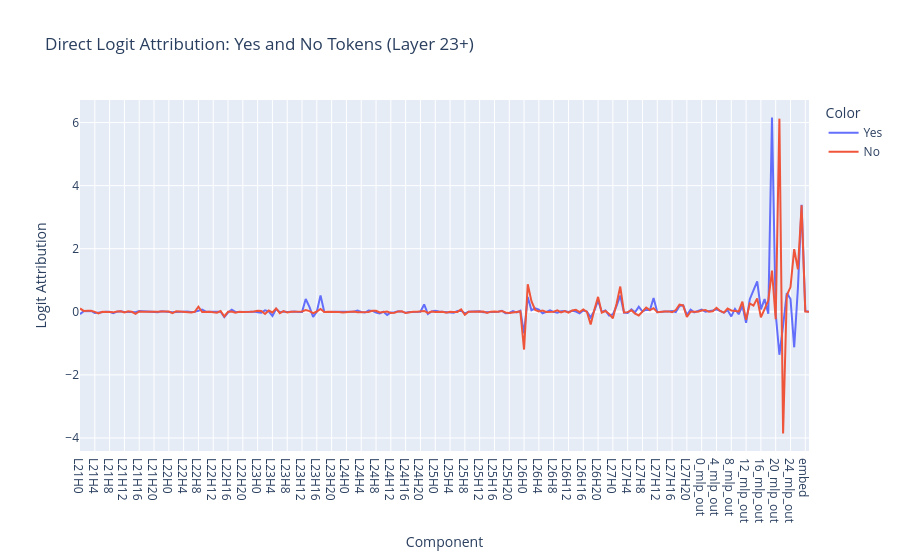

The code cell stored with this chart in its notebook:
### Code cell
# Get residual stream decomposition
decomposed_resid, labels = cache.get_full_resid_decomposition(
    expand_neurons=False, 
    pos_slice=-1,  # Last position
    return_labels=True
)

# Apply layer norm
decomposed_resid = cache.apply_ln_to_stack(decomposed_resid, pos_slice=-1)
print(f"Decomposed residual shape: {decomposed_resid.shape}")

# Get unembedding vectors for Yes and No separately
yes_unembed = model.W_U[:, yes_token]
no_unembed = model.W_U[:, no_token]

# Calculate direct logit attribution for each component - SEPARATELY for each token
yes_dla = einops.einsum(
    decomposed_resid, 
    yes_unembed, 
    "component batch d_model, d_model -> component batch"
)

no_dla = einops.einsum(
    decomposed_resid, 
    no_unembed, 
    "component batch d_model, d_model -> component batch"
)

# Since we have only one prompt, squeeze the batch dimension
yes_dla_single = yes_dla[:, 0]  # Shape: [component]
no_dla_single = no_dla[:, 0]    # Shape: [component]

# Filter to only show layer 24 onwards
layer_24_start_idx = None
for i, label in enumerate(labels):
    if "L21" in label:
        layer_24_start_idx = i
        break

if layer_24_start_idx is not None:
    yes_dla_filtered = yes_dla_single[layer_24_start_idx:]
    no_dla_filtered = no_dla_single[layer_24_start_idx:]
    labels_filtered = labels[layer_24_start_idx:]
    
    # Plot both logit attributions on the same plot
    attributions_combined = t.stack([yes_dla_filtered, no_dla_filtered], dim=0)  # Shape: [2, components]
    
    line(
        attributions_combined, 
        x=labels_filtered, 
        title="Direct Logit Attribution: Yes and No Tokens (Layer 23+)", 
        xaxis="Component",
        yaxis="Logit Attribution",
        line_labels=["Yes", "No"]
    )
    
    print(f"Showing {len(yes_dla_filtered)} components from layer 27 onwards")
else:
    # Fallback to show all if layer 24 not found
    attributions_combined = t.stack([yes_dla_single, no_dla_single], dim=0)
    
    line(
        attributions_combined, 
        x=labels, 
        title="Direct Logit Attribution: Yes and No Tokens", 
        xaxis="Component",
        yaxis="Logit Attribution",
        line_labels=["Yes", "No"]
    )
    print("Layer 24 not found, showing all components")

# Optional: Show the actual logit values for Yes and No
final_logits = logits[0, -1, :]  # Last position, single batch
yes_logit = final_logits[yes_token].item()
no_logit = final_logits[no_token].item()
print(f"Final Yes logit: {yes_logit:.3f}")
print(f"Final No logit: {no_logit:.3f}")
print(f"Logit difference (Yes - No): {yes_logit - no_logit:.3f}")
print(f"Sum of Yes DLA components: {yes_dla_single.sum().item():.3f}")
print(f"Sum of No DLA components: {no_dla_single.sum().item():.3f}")

# Optional: Show top contributing components from layer 24 onwards
# if layer_24_start_idx is not None:
#     top_k = 3
    
#     # Top components for Yes
#     yes_top_indices = t.topk(yes_dla_filtered, k=min(top_k, len(yes_dla_filtered))).indices
#     print(f"\nTop {min(top_k, len(yes_dla_filtered))} components contributing to Yes:")
#     for i, idx in enumerate(yes_top_indices):
#         print(f"{i+1}. {labels_filtered[idx]}: {yes_dla_filtered[idx].item():.3f}")
    
#     # Top components for No
#     no_top_indices = t.topk(no_dla_filtered, k=min(top_k, len(no_dla_filtered))).indices
#     print(f"\nTop {min(top_k, len(no_dla_filtered))} components contributing to No:")
#     for i, idx in enumerate(no_top_indices):
#         print(f"{i+1}. {labels_filtered[idx]}: {no_dla_filtered[idx].item():.3f}")

top_k = 3

# Top components for Yes
yes_top_indices = t.topk(yes_dla_single, k=top_k).indices
print(f"\nTop {top_k} components contributing to 'Yes' (logits):")
for i, idx in enumerate(yes_top_indices):
    print(f"{i+1}. {labels[idx]}: {yes_dla_single[idx].item():.3f}")

# Top components for No
no_top_indices = t.topk(no_dla_single, k=top_k).indices
print(f"\nTop {top_k} components contributing to 'No' (logits):")
for i, idx in enumerate(no_top_indices):
    print(f"{i+1}. {labels[idx]}: {no_dla_single[idx].item():.3f}")

### Figure 1 — Plotly figure (JSON) as saved in the notebook; plotly's stock layout.template omitted (floating-point values rounded to 4 significant figures; data arrays with more than 128 entries replaced by an {"elided": "..."} marker saying what was removed)
{"data": [{"hovertemplate": "Color=Yes<br>Component=%{x}<br>Logit Attribution=%{y}<extra></extra>", "legendgroup": "0", "line": {"color": "#636efa", "dash": "solid"}, "marker": {"symbol": "circle"}, "mode": "lines", "name": "Yes", "orientation": "v", "showlegend": true, "type": "scatter", "x": {"elided": "198 str values"}, "xaxis": "x", "y": {"elided": "198 float values"}, "yaxis": "y"}, {"hovertemplate": "Color=No<br>Component=%{x}<br>Logit Attribution=%{y}<extra></extra>", "legendgroup": "1", "line": {"color": "#EF553B", "dash": "solid"}, "marker": {"symbol": "circle"}, "mode": "lines", "name": "No", "orientation": "v", "showlegend": true, "type": "scatter", "x": {"elided": "198 str values"}, "xaxis": "x", "y": {"elided": "198 float values"}, "yaxis": "y"}], "layout": {"legend": {"title": {"text": "Color"}, "tracegroupgap": 0}, "title": {"text": "Direct Logit Attribution: Yes and No Tokens (Layer 23+)"}, "xaxis": {"anchor": "y", "domain": [0, 1], "title": {"text": "Component"}}, "yaxis": {"anchor": "x", "domain": [0, 1], "title": {"text": "Logit Attribution"}}}}
